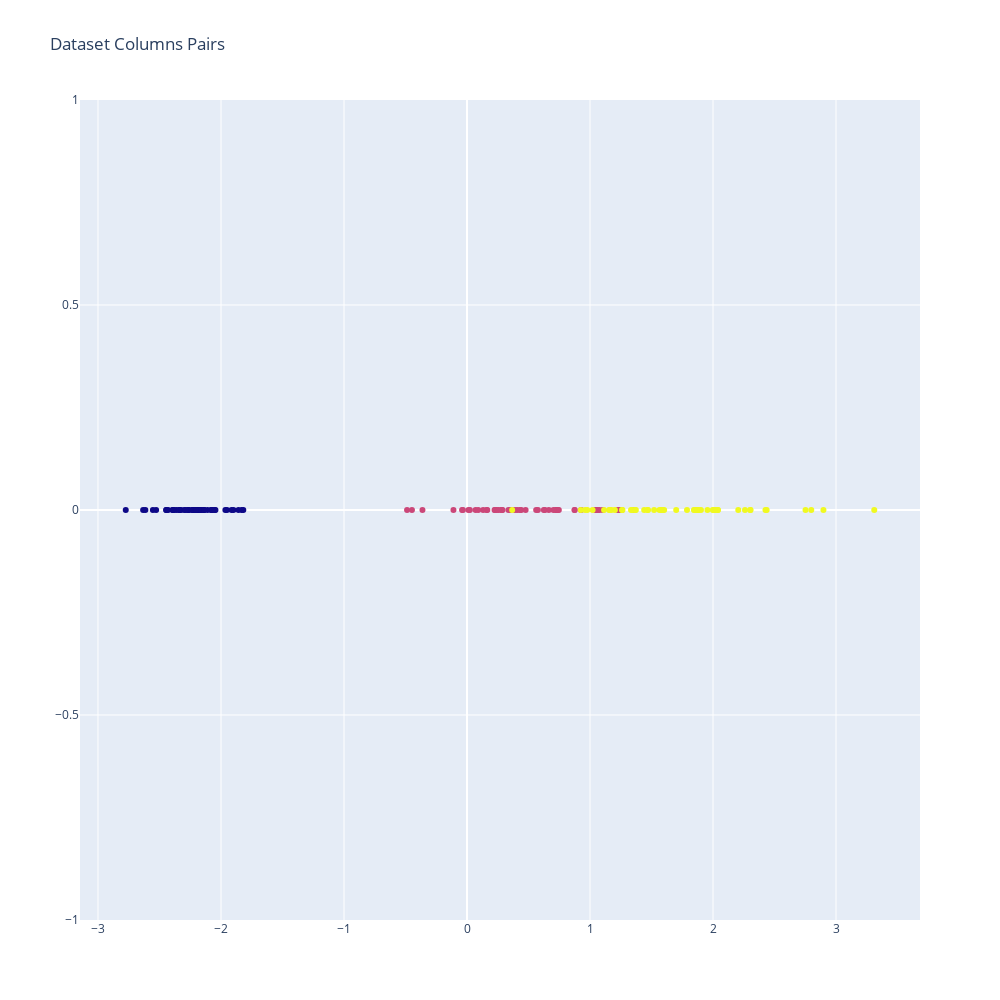

Notebook code for this chart:
### Markdown cell above
As we can see, this new dataset has only two dimensions and we can see a very good separation between the classes with only a little overlap with the classes 1 and 2.

If we would go even far and use only 1 principal component, we would have the following:

### Code cell
feature_vector = eig_vec[:, 0:1]
PCA_X = np.matmul(feature_vector.T, X.T).T
plot_dataset(PCA_X, y)

### Figure 1 — Plotly figure (JSON) as saved in the notebook; plotly's stock layout.template omitted (floating-point values rounded to 4 significant figures; data arrays with more than 128 entries replaced by an {"elided": "..."} marker saying what was removed)
{"data": [{"marker": {"color": {"elided": "150 int values"}}, "mode": "markers", "type": "scatter", "x": {"elided": "150 float values"}, "xaxis": "x", "y": {"elided": "150 int values"}, "yaxis": "y"}], "layout": {"height": 1000, "title": {"text": "Dataset Columns Pairs"}, "width": 1000, "xaxis": {"anchor": "y", "autorange": true, "domain": [0, 1], "range": [-3.146, 3.683], "type": "linear"}, "yaxis": {"anchor": "x", "autorange": true, "domain": [0, 1], "range": [-1, 1], "type": "linear"}}}
